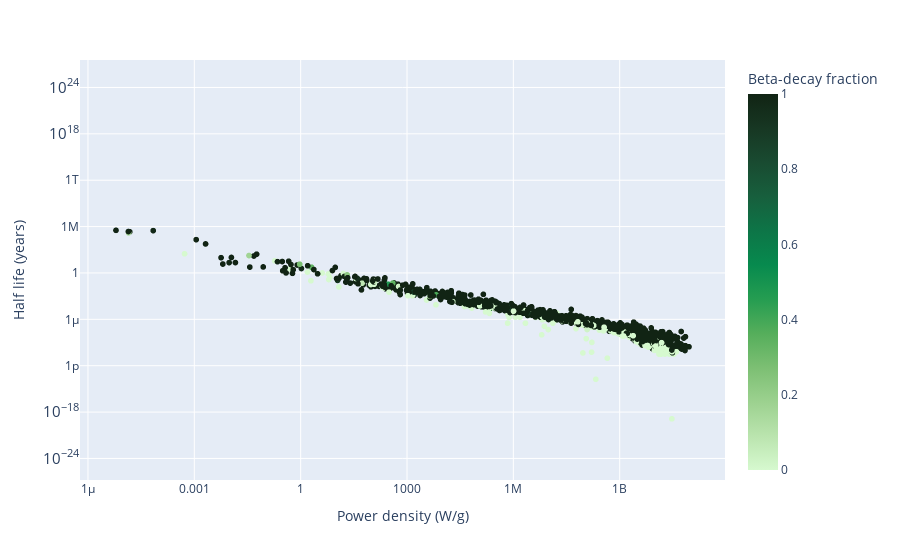

Notebook cell for this chart:
### Markdown cell above
TODO: Add a metric for the health effects of each isotope

### Code cell
px.scatter(power_density_df, x = 'Power density (W/g)', y = 'Half life (years)', hover_name = 'Isotope',
             log_y = True, log_x = True,
             color = 'Beta-decay fraction', color_continuous_scale = 'algae')

### Figure 1 — Plotly figure (JSON) as saved in the notebook; plotly's stock layout.template omitted (floating-point values rounded to 4 significant figures; data arrays with more than 128 entries replaced by an {"elided": "..."} marker saying what was removed)
{"data": [{"hovertemplate": "<b>%{hovertext}</b><br><br>Power density (W/g)=%{x}<br>Half life (years)=%{y}<br>Beta-decay fraction=%{marker.color}<extra></extra>", "hovertext": {"elided": "3558 str values"}, "legendgroup": "", "marker": {"color": {"elided": "3558 float values"}, "coloraxis": "coloraxis", "symbol": "circle"}, "mode": "markers", "name": "", "showlegend": false, "type": "scattergl", "x": {"elided": "3558 mixed values"}, "xaxis": "x", "y": {"elided": "3558 mixed values"}, "yaxis": "y"}], "layout": {"coloraxis": {"colorbar": {"title": {"text": "Beta-decay fraction"}}, "colorscale": [[0, "rgb(214, 249, 207)"], [0.09091, "rgb(186, 228, 174)"], [0.1818, "rgb(156, 209, 143)"], [0.2727, "rgb(124, 191, 115)"], [0.3636, "rgb(85, 174, 91)"], [0.4545, "rgb(37, 157, 81)"], [0.5455, "rgb(7, 138, 78)"], [0.6364, "rgb(13, 117, 71)"], [0.7273, "rgb(23, 95, 61)"], [0.8182, "rgb(25, 75, 49)"], [0.9091, "rgb(23, 55, 35)"], [1, "rgb(17, 36, 20)"]]}, "legend": {"tracegroupgap": 0}, "margin": {"t": 60}, "xaxis": {"anchor": "y", "domain": [0, 1], "title": {"text": "Power density (W/g)"}, "type": "log"}, "yaxis": {"anchor": "x", "domain": [0, 1], "title": {"text": "Half life (years)"}, "type": "log"}}}
